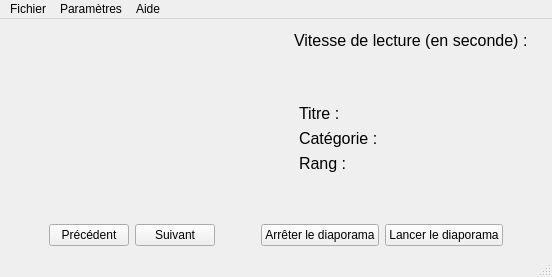
<?xml version="1.0" encoding="UTF-8"?>
<ui version="4.0">
 <class>LecteurVue</class>
 <widget class="QMainWindow" name="LecteurVue">
  <property name="geometry">
   <rect>
    <x>0</x>
    <y>0</y>
    <width>552</width>
    <height>277</height>
   </rect>
  </property>
  <property name="windowTitle">
   <string>LecteurVue</string>
  </property>
  <widget class="QWidget" name="centralwidget">
   <layout class="QVBoxLayout" name="verticalLayout">
    <item>
     <layout class="QHBoxLayout" name="horizontalLayout" stretch="0,3,1,0">
      <property name="spacing">
       <number>6</number>
      </property>
      <item>
       <spacer name="horizontalSpacer_2">
        <property name="orientation">
         <enum>Qt::Horizontal</enum>
        </property>
        <property name="sizeHint" stdset="0">
         <size>
          <width>40</width>
          <height>20</height>
         </size>
        </property>
       </spacer>
      </item>
      <item>
       <widget class="QLabel" name="lNomDiapo">
        <property name="font">
         <font>
          <family>Arial</family>
          <pointsize>16</pointsize>
          <bold>true</bold>
         </font>
        </property>
        <property name="text">
         <string/>
        </property>
       </widget>
      </item>
      <item>
       <widget class="QLabel" name="lVitesseLecture">
        <property name="font">
         <font>
          <pointsize>12</pointsize>
         </font>
        </property>
        <property name="text">
         <string>Vitesse de lecture (en seconde) :</string>
        </property>
       </widget>
      </item>
      <item>
       <widget class="QLabel" name="lRepVitesse">
        <property name="font">
         <font>
          <pointsize>12</pointsize>
         </font>
        </property>
        <property name="text">
         <string/>
        </property>
       </widget>
      </item>
     </layout>
    </item>
    <item>
     <spacer name="verticalSpacer">
      <property name="orientation">
       <enum>Qt::Vertical</enum>
      </property>
      <property name="sizeHint" stdset="0">
       <size>
        <width>20</width>
        <height>40</height>
       </size>
      </property>
     </spacer>
    </item>
    <item>
     <layout class="QHBoxLayout" name="horizontalLayout_3" stretch="0,1,1">
      <item>
       <spacer name="horizontalSpacer_5">
        <property name="orientation">
         <enum>Qt::Horizontal</enum>
        </property>
        <property name="sizeHint" stdset="0">
         <size>
          <width>40</width>
          <height>20</height>
         </size>
        </property>
       </spacer>
      </item>
      <item>
       <widget class="QLabel" name="lImage">
        <property name="text">
         <string/>
        </property>
       </widget>
      </item>
      <item>
       <layout class="QGridLayout" name="gridLayout">
        <item row="0" column="0">
         <widget class="QLabel" name="lTitre">
          <property name="font">
           <font>
            <pointsize>12</pointsize>
           </font>
          </property>
          <property name="text">
           <string>Titre :</string>
          </property>
         </widget>
        </item>
        <item row="3" column="0">
         <widget class="QLabel" name="lRang">
          <property name="font">
           <font>
            <pointsize>12</pointsize>
           </font>
          </property>
          <property name="text">
           <string>Rang :</string>
          </property>
         </widget>
        </item>
        <item row="2" column="0">
         <widget class="QLabel" name="lCategorie">
          <property name="font">
           <font>
            <pointsize>12</pointsize>
           </font>
          </property>
          <property name="text">
           <string>Catégorie :</string>
          </property>
         </widget>
        </item>
        <item row="0" column="1">
         <widget class="QLabel" name="lTitreRep">
          <property name="text">
           <string/>
          </property>
         </widget>
        </item>
        <item row="2" column="1">
         <widget class="QLabel" name="lCategorieRep">
          <property name="text">
           <string/>
          </property>
         </widget>
        </item>
        <item row="3" column="1">
         <widget class="QLabel" name="lRangRep">
          <property name="text">
           <string/>
          </property>
         </widget>
        </item>
       </layout>
      </item>
     </layout>
    </item>
    <item>
     <spacer name="verticalSpacer_2">
      <property name="orientation">
       <enum>Qt::Vertical</enum>
      </property>
      <property name="sizeHint" stdset="0">
       <size>
        <width>20</width>
        <height>40</height>
       </size>
      </property>
     </spacer>
    </item>
    <item>
     <layout class="QHBoxLayout" name="horizontalLayout_2" stretch="0,1,1,0,1,1,1,0">
      <item>
       <spacer name="horizontalSpacer_3">
        <property name="orientation">
         <enum>Qt::Horizontal</enum>
        </property>
        <property name="sizeHint" stdset="0">
         <size>
          <width>40</width>
          <height>20</height>
         </size>
        </property>
       </spacer>
      </item>
      <item>
       <widget class="QPushButton" name="bPrecedent">
        <property name="text">
         <string>Précédent</string>
        </property>
       </widget>
      </item>
      <item>
       <widget class="QPushButton" name="bSuivant">
        <property name="text">
         <string>Suivant</string>
        </property>
       </widget>
      </item>
      <item>
       <spacer name="horizontalSpacer_6">
        <property name="orientation">
         <enum>Qt::Horizontal</enum>
        </property>
        <property name="sizeHint" stdset="0">
         <size>
          <width>40</width>
          <height>20</height>
         </size>
        </property>
       </spacer>
      </item>
      <item>
       <spacer name="horizontalSpacer">
        <property name="orientation">
         <enum>Qt::Horizontal</enum>
        </property>
        <property name="sizeHint" stdset="0">
         <size>
          <width>40</width>
          <height>20</height>
         </size>
        </property>
       </spacer>
      </item>
      <item>
       <widget class="QPushButton" name="bArreterDiapo">
        <property name="text">
         <string>Arrêter le diaporama</string>
        </property>
       </widget>
      </item>
      <item>
       <widget class="QPushButton" name="bLancerDiapo">
        <property name="text">
         <string>Lancer le diaporama</string>
        </property>
       </widget>
      </item>
      <item>
       <spacer name="horizontalSpacer_4">
        <property name="orientation">
         <enum>Qt::Horizontal</enum>
        </property>
        <property name="sizeHint" stdset="0">
         <size>
          <width>40</width>
          <height>20</height>
         </size>
        </property>
       </spacer>
      </item>
     </layout>
    </item>
   </layout>
  </widget>
  <widget class="QMenuBar" name="menubar">
   <property name="geometry">
    <rect>
     <x>0</x>
     <y>0</y>
     <width>552</width>
     <height>22</height>
    </rect>
   </property>
   <widget class="QMenu" name="menuFichier">
    <property name="title">
     <string>Fichier</string>
    </property>
    <addaction name="aQuitter"/>
   </widget>
   <widget class="QMenu" name="menuParam_tres">
    <property name="title">
     <string>Paramètres</string>
    </property>
    <addaction name="aChangerVitesse"/>
    <addaction name="aChargerDiapo"/>
    <addaction name="aEnleverDiapo"/>
   </widget>
   <widget class="QMenu" name="menuAide">
    <property name="title">
     <string>Aide</string>
    </property>
    <addaction name="aAPropos"/>
   </widget>
   <addaction name="menuFichier"/>
   <addaction name="menuParam_tres"/>
   <addaction name="menuAide"/>
  </widget>
  <widget class="QStatusBar" name="statusbar">
   <property name="enabled">
    <bool>true</bool>
   </property>
   <property name="font">
    <font>
     <bold>false</bold>
    </font>
   </property>
   <property name="autoFillBackground">
    <bool>false</bool>
   </property>
   <property name="sizeGripEnabled">
    <bool>true</bool>
   </property>
  </widget>
  <action name="aQuitter">
   <property name="text">
    <string>Quitter</string>
   </property>
  </action>
  <action name="aEnleverDiapo">
   <property name="text">
    <string>Enlever le diaporama</string>
   </property>
  </action>
  <action name="aChangerVitesse">
   <property name="text">
    <string>Vitesse de défilement</string>
   </property>
  </action>
  <action name="aAPropos">
   <property name="text">
    <string>A propos de...</string>
   </property>
  </action>
  <action name="aChargerDiapo">
   <property name="text">
    <string>Charger le diaporama</string>
   </property>
  </action>
 </widget>
 <resources/>
 <connections/>
</ui>
